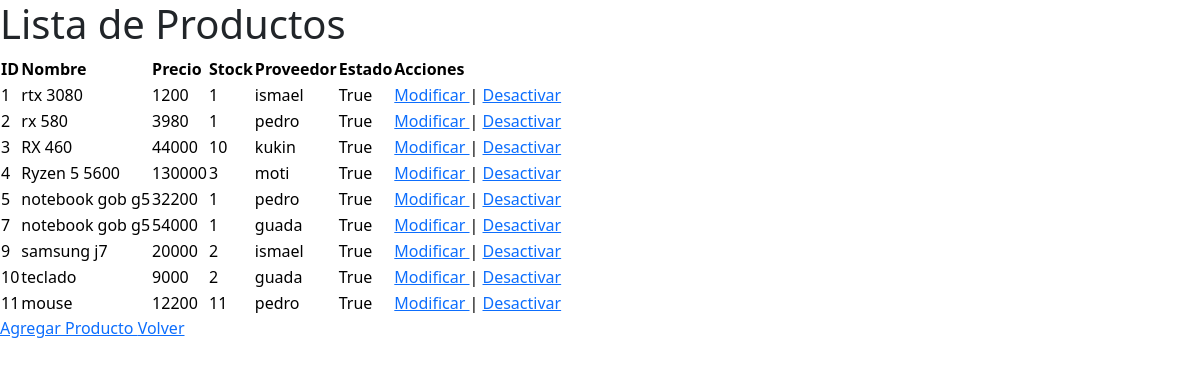
The page /compra/listado_productos/ on the database its author committed.
### compra/models.py (models this page shows)
class Producto(models.Model):
    nombre=models.CharField(max_length=30)
    precio=models.IntegerField(default=0)
    stock_actual=models.IntegerField(default=1)
    proveedor=models.ForeignKey(
        Proveedor,related_name='productos',
        on_delete=models.CASCADE
)
    activo=models.BooleanField(default=True)

class Proveedor(models.Model):
    nombre=models.CharField(max_length=30)
    apellido=models.CharField(max_length=30)
    dni=models.IntegerField(default=0)
    def __str__(self):
        return self.nombre

### compra/views.py (the view)
# urls.py: path('listado_productos/',listado_productos,name='listado_productos'),
def listado_productos(request):
    lista_productos= Producto.objects.all()
    context={
        'listado_productos':lista_productos
    }
    return render(
        request,
        'compra/listado_productos.html',
        context
    )

### project1/jinja2.py (called while the page is built)
def ini_jinja2(**options):
    env = Environment(**options)
    env.globals.update({
        'static': staticfiles_storage.url,
        'url': reverse,
    })
    return env

### compra/templates/compra/listado_productos.html (shortened to what this page needs)
{% load static %}
<!DOCTYPE html>
<html lang="es">
<head>
    <link rel="stylesheet" href="{% static 'css/bootstrap.min.css' %}">
</head>
<body>
    <h1>Lista de Productos</h1>
<table class="table-primary">
    <tr>
        <th>
            ID
        </th>
        <th>
            Nombre
        </th>
        <th>
            Precio
        </th>
        <th>
            Stock
        </th>
        <th>
            Proveedor
        </th>
        <th>
            Estado
        </th>
        <th>
            Acciones
        </th>
    </tr>
    {% for Producto in listado_productos %}
        <tr>
            <td>{{Producto.id}}
            </td>
            <td>
                {{Producto.nombre}}
            </td>
            <td>
                {{Producto.precio}}
            </td>
            <td>
                {{Producto.stock_actual}}
            </td>
            <td>
                {{Producto.proveedor}}
            </td>
            <td>
                {{Producto.activo}}
            </td>
            <td>
                <a href="{% url 'modificar_producto' Producto.id%}">
                    Modificar
                </a>
                |
                {% if Producto.activo%}
                <a href="{%url 'desactivar_producto' Producto.id%}">
                    Desactivar
                </a>
                {%else%}
                <a href="{%url 'activar_producto' Producto.id%}">
                    Activar
                </a>
                {% endif%}
            </td>
        </tr>
        {% endfor %}
</table>
<a href="{% url 'agregar_producto' %}">
    Agregar Producto
</a>
<a href="{% url 'pagina_principal'%}">
    Volver
</a>
</body>
</html>

### rows shown on the page
Producto: id "1", nombre "rtx 3080", precio "1200", stock_actual "1", proveedor "ismael", activo "True", shows "Desactivar"
Producto: id "2", nombre "rx 580", precio "3980", stock_actual "1", proveedor "pedro", activo "True", shows "Desactivar"
Producto: id "3", nombre "RX 460", precio "44000", stock_actual "10", proveedor "kukin", activo "True", shows "Desactivar"
Producto: id "4", nombre "Ryzen 5 5600", precio "130000", stock_actual "3", proveedor "moti", activo "True", shows "Desactivar"
Producto: id "5", nombre "notebook gob g5", precio "32200", stock_actual "1", proveedor "pedro", activo "True", shows "Desactivar"
Producto: id "7", nombre "notebook gob g5", precio "54000", stock_actual "1", proveedor "guada", activo "True", shows "Desactivar"
Producto: id "9", nombre "samsung j7", precio "20000", stock_actual "2", proveedor "ismael", activo "True", shows "Desactivar"
Producto: id "10", nombre "teclado", precio "9000", stock_actual "2", proveedor "guada", activo "True", shows "Desactivar"
Producto: id "11", nombre "mouse", precio "12200", stock_actual "11", proveedor "pedro", activo "True", shows "Desactivar"
